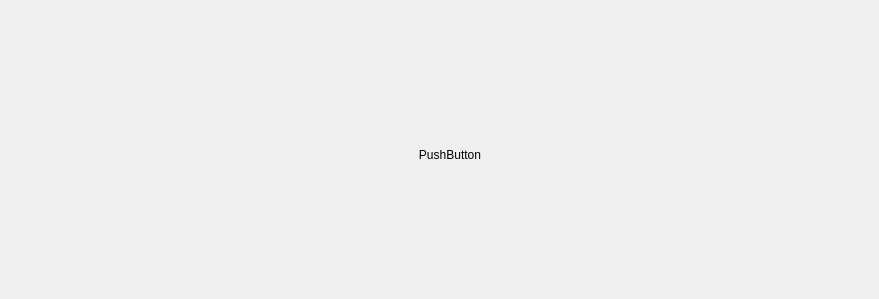
                 <widget class="QWidget" name="page_7">
                  <widget class="QLabel" name="label">
                   <property name="geometry">
                    <rect>
                     <x>330</x>
                     <y>20</y>
                     <width>240</width>
                     <height>270</height>
                    </rect>
                   </property>
                   <property name="text">
                    <string/>
                   </property>
                   <property name="scaledContents">
                    <bool>true</bool>
                   </property>
                  </widget>
                  <widget class="QLabel" name="label_7">
                   <property name="geometry">
                    <rect>
                     <x>30</x>
                     <y>20</y>
                     <width>240</width>
                     <height>270</height>
                    </rect>
                   </property>
                   <property name="text">
                    <string/>
                   </property>
                   <property name="scaledContents">
                    <bool>true</bool>
                   </property>
                  </widget>
                  <widget class="QLabel" name="label_12">
                   <property name="geometry">
                    <rect>
                     <x>630</x>
                     <y>20</y>
                     <width>240</width>
                     <height>270</height>
                    </rect>
                   </property>
                   <property name="text">
                    <string/>
                   </property>
                   <property name="scaledContents">
                    <bool>true</bool>
                   </property>
                  </widget>
                  <widget class="QPushButton" name="pushButton">
                   <property name="geometry">
                    <rect>
                     <x>330</x>
                     <y>20</y>
                     <width>240</width>
                     <height>270</height>
                    </rect>
                   </property>
                   <property name="styleSheet">
                    <string notr="true">QPushButton {
    background-color: rgba(0, 0, 0, 0); /* Nền trong suốt */
    border: none; /* Loại bỏ viền (nếu cần) */
    color: black; /* Màu chữ (có thể thay đổi) */
}
</string>
                   </property>
                   <property name="text">
                    <string>PushButton</string>
                   </property>
                  </widget>
                 </widget>
